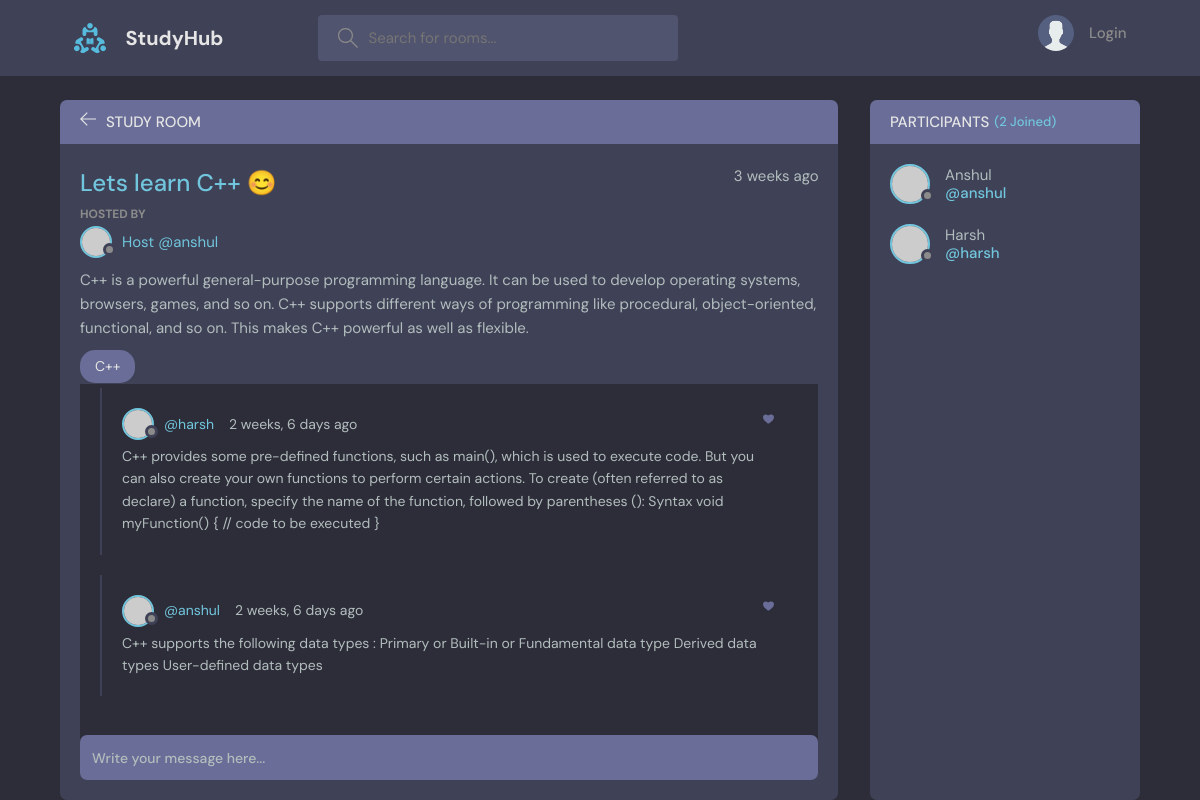
Page /room/8 on the earlier database version.
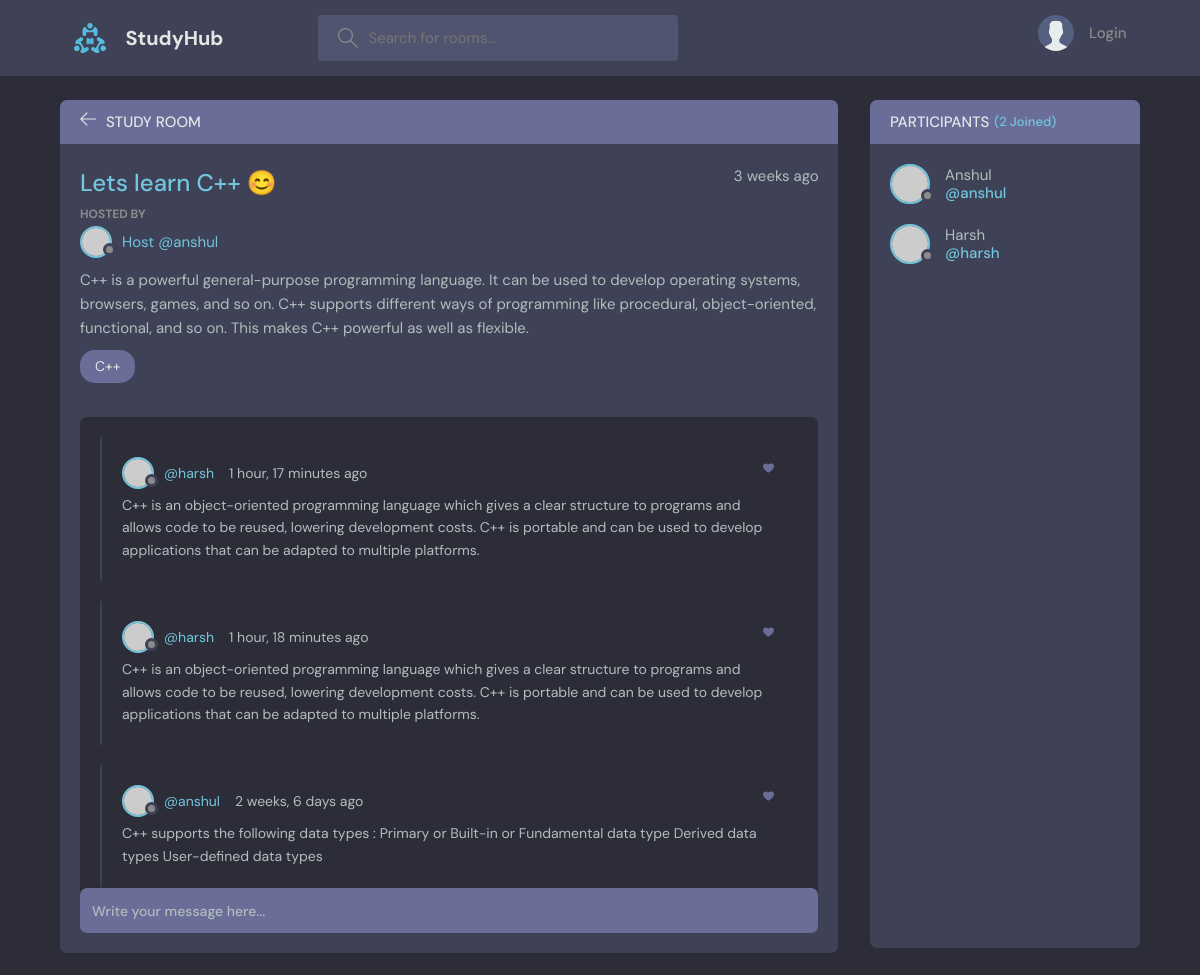
Same page on the later database version.
### base/models.py (models this page shows, shortened)
class Message(models.Model):
    user = models.ForeignKey( User, on_delete=models.CASCADE)
    room =  models.ForeignKey(Room , on_delete=models.CASCADE)
    body = models.TextField()
    updated = models.DateTimeField(auto_now=True)
    created = models.DateTimeField(auto_now_add=True)
    likes = models.ManyToManyField(User , related_name='likes' ,blank=True)
    class Meta:
        ordering = ['-updated' , '-created']

### base/views.py (the view, shortened to what this page needs)
def room(request ,pk):# here pk = primary key to identify the room
    room = Room.objects.get(id = pk)
    room_messages = room.message_set.all().order_by('-created') # message_set will give us all children of the room
    participants = room.participants.all()
    context = {'room' : room, 'room_messages':None ,
                'participants':participants}
    get_messages(request , context , room_messages)
    return render(request ,'base/room.html' ,context)

### base/utils.py (called while the page is built)
def get_messages(request , context ,messages=None):
    room_messages = {}
    for msg in messages:
        room_messages[msg.id] = {'data':msg , 'isLiked':False}
        if request.user.is_authenticated and msg.likes.filter(id=request.user.id):
            room_messages[msg.id]['isLiked'] = True
    context['room_messages']= room_messages

### base/templates/base/room.html (shortened to what the changed rows need)
{% extends 'main.html' %}
{% block content %}
<main class="profile-page layout layout--2">
  <div class="container">
    <div class="room">
      <div class="room__box scroll">
        <div class="room__conversation">
          <div class="threads scroll">
            {% for message_id , message in room_messages.items %}
            <div class="thread">
              <div class="thread__top">
                <div class="thread__author">
                  <a href="{% url 'user-profile' message_id %}" class="thread__authorInfo">
                    <div class="avatar avatar--small">
                      <img
                        src="https://randomuser.me/api/portraits/men/{{message.data.user.id}}.jpg"
                      />
                    </div>
                    <span>@{{message.data.user.username}}</span>
                  </a>
                  <span class="thread__date"> {{message.data.created|timesince}} ago</span>
                </div>
                <div class="thread__delete">
                  <a href="{% url 'like-message' message_id %}">
                    <svg version="1.1" xmlns="http://www.w3.org/2000/svg" width="32" height="32" viewBox="0 0 32 32" >
                      <title>Like</title>
                      {% if message.isLiked %}
                        <path d="M12 21.35l-1.45-1.32C5.4 16.36 2 12.28 2 8.5 2 5.42 4.42 3 7.5 3c1.74 0 3.41.81 4.5 2.09C15.09 3.81 16.76 3 18.5 3 21.58 3 24 5.42 24 8.5c0 3.78-3.4 7.86-8.55 11.53L12 21.35z" fill="red" />
                      {% else %}
                        <path d="M12 21.35l-1.45-1.32C5.4 16.36 2 12.28 2 8.5 2 5.42 4.42 3 7.5 3c1.74 0 3.41.81 4.5 2.09C15.09 3.81 16.76 3 18.5 3 21.58 3 24 5.42 24 8.5c0 3.78-3.4 7.86-8.55 11.53L12 21.35z" />
                      {% endif %}
                    </svg>
                  </a>
                    </div>
              </div>
              <div class="thread__details">
                {{message.data.body}}
              </div>
            </div>
            {% endfor %}
          </div>
        </div>
      </div>
    </div>
    <div class="participants">
      <div class="participants__list scroll">
        {% for user in participants %}
        <a href="{% url 'user-profile' user.id %}" class="participant">
          <div class="avatar avatar--medium">
            <img src="https://randomuser.me/api/portraits/men/37.jpg" />
          </div>
          <p>
            {{user.username.capitalize}}
            <span>@{{user.username}}</span>
          </p>
        </a>
        {% endfor %}
      </div>
    </div>
  </div>
</main>
{% endblock content %}

Differences in the rows shown:
removed Message: data.user.username "harsh", data.created "2 weeks, 6 days", data.body "C++ provides some pre-defined functions, such as main(), which is used to execute code. But you can also create your own functions to perform certain actions. To create (often referred to as declare) a function, specify the name of the function, followed by parentheses (): Syntax void myFunction() { // code to be executed }"
added Message: data.user.username "harsh", data.created "1 hour, 17 minutes", data.body "C++ is an object-oriented programming language which gives a clear structure to programs and allows code to be reused, lowering development costs. C++ is portable and can be used to develop applications that can be adapted to multiple platforms."
added Message: data.user.username "harsh", data.created "1 hour, 18 minutes", data.body "C++ is an object-oriented programming language which gives a clear structure to programs and allows code to be reused, lowering development costs. C++ is portable and can be used to develop applications that can be adapted to multiple platforms."
